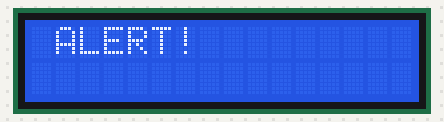
A sketch run on a simulated Arduino Uno, built with avr-gcc and run on an emulated ATmega328P. Shown: 16×2 character LCD.

Above: at 0.17 s.

The sketch:

LCD_blinking.ino
```cpp
// LCD_blinking.ino
#include <Wire.h>
#include <LiquidCrystal_I2C.h>
LiquidCrystal_I2C lcd(0x27,16,2); // set the LCD address to 0x27 for a 16
// chars and 2 line display
void setup()
{ lcd.begin(); //initialize LCD
lcd.print(" ALERT! ");
}
void loop()
{ lcd.backlight(); // backlight on
delay(200);
lcd.noBacklight(); // backlight on
delay(200);
}
```
